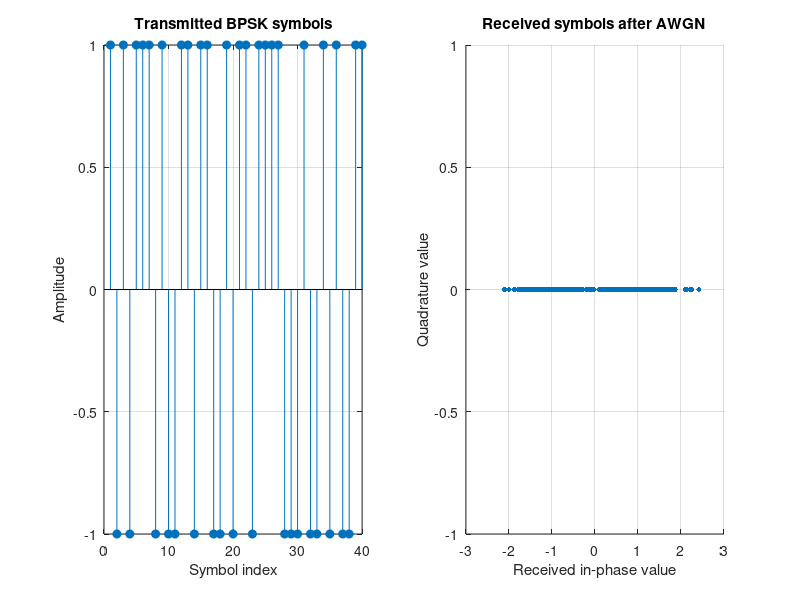

MATLAB code to generate this figure:
%% SAT-10: AWGN Channel
clear; clc; close all;
rng(10);  % Repeatable results

N = 2000;
EbN0_dB = 4;

% Random input bits and BPSK modulation
bits = randi([0 1], N, 1);
tx = 2*bits - 1;  % 0 -> -1, 1 -> +1

% Convert Eb/N0 from dB to linear
EbN0 = 10^(EbN0_dB/10);

% Unit-energy BPSK: Eb = 1
noiseSigma = sqrt(1/(2*EbN0));

% Add real Gaussian noise
noise = noiseSigma * randn(N,1);
rx = tx + noise;

% Coherent BPSK detection
detectedBits = rx >= 0;

errors = sum(detectedBits ~= bits);
measuredBER = errors/N;

fprintf('SAT-10: AWGN CHANNEL\n');
fprintf('Eb/N0: %.2f dB\n', EbN0_dB);
fprintf('Noise standard deviation: %.5f\n', noiseSigma);
fprintf('Bit errors: %d of %d\n', errors, N);
fprintf('Measured BER: %.6f\n', measuredBER);

figure;
subplot(1,2,1);
stem(tx(1:40), 'filled');
title('Transmitted BPSK symbols');
xlabel('Symbol index');
ylabel('Amplitude');
grid on;

subplot(1,2,2);
scatter(real(rx(1:500)), zeros(500,1), 12, 'filled');
title('Received symbols after AWGN');
xlabel('Received in-phase value');
ylabel('Quadrature value');
grid on;
